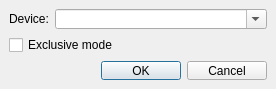
<?xml version="1.0" encoding="UTF-8"?>
<ui version="4.0">
 <class>SettingsDialog</class>
 <widget class="QDialog" name="SettingsDialog">
  <property name="geometry">
   <rect>
    <x>0</x>
    <y>0</y>
    <width>276</width>
    <height>89</height>
   </rect>
  </property>
  <property name="minimumSize">
   <size>
    <width>0</width>
    <height>89</height>
   </size>
  </property>
  <property name="maximumSize">
   <size>
    <width>16777215</width>
    <height>89</height>
   </size>
  </property>
  <property name="windowTitle">
   <string>WASAPI Plugin Settings</string>
  </property>
  <layout class="QGridLayout">
   <property name="leftMargin">
    <number>9</number>
   </property>
   <property name="topMargin">
    <number>9</number>
   </property>
   <property name="rightMargin">
    <number>9</number>
   </property>
   <property name="bottomMargin">
    <number>9</number>
   </property>
   <property name="spacing">
    <number>6</number>
   </property>
   <item row="2" column="0" colspan="3">
    <widget class="QDialogButtonBox" name="buttonBox">
     <property name="standardButtons">
      <set>QDialogButtonBox::Cancel|QDialogButtonBox::Ok</set>
     </property>
    </widget>
   </item>
   <item row="0" column="1" colspan="2">
    <widget class="QComboBox" name="deviceComboBox">
     <property name="sizePolicy">
      <sizepolicy hsizetype="Expanding" vsizetype="Fixed">
       <horstretch>0</horstretch>
       <verstretch>0</verstretch>
      </sizepolicy>
     </property>
     <property name="editable">
      <bool>true</bool>
     </property>
    </widget>
   </item>
   <item row="0" column="0">
    <widget class="QLabel" name="label">
     <property name="sizePolicy">
      <sizepolicy hsizetype="Maximum" vsizetype="Preferred">
       <horstretch>0</horstretch>
       <verstretch>0</verstretch>
      </sizepolicy>
     </property>
     <property name="text">
      <string>Device:</string>
     </property>
    </widget>
   </item>
   <item row="1" column="0" colspan="3">
    <widget class="QCheckBox" name="exclusiveModeCheckBox">
     <property name="focusPolicy">
      <enum>Qt::NoFocus</enum>
     </property>
     <property name="text">
      <string>Exclusive mode</string>
     </property>
    </widget>
   </item>
  </layout>
 </widget>
 <resources/>
 <connections>
  <connection>
   <sender>buttonBox</sender>
   <signal>accepted()</signal>
   <receiver>SettingsDialog</receiver>
   <slot>accept()</slot>
   <hints>
    <hint type="sourcelabel">
     <x>179</x>
     <y>51</y>
    </hint>
    <hint type="destinationlabel">
     <x>274</x>
     <y>2</y>
    </hint>
   </hints>
  </connection>
  <connection>
   <sender>buttonBox</sender>
   <signal>rejected()</signal>
   <receiver>SettingsDialog</receiver>
   <slot>reject()</slot>
   <hints>
    <hint type="sourcelabel">
     <x>231</x>
     <y>46</y>
    </hint>
    <hint type="destinationlabel">
     <x>271</x>
     <y>44</y>
    </hint>
   </hints>
  </connection>
 </connections>
</ui>
